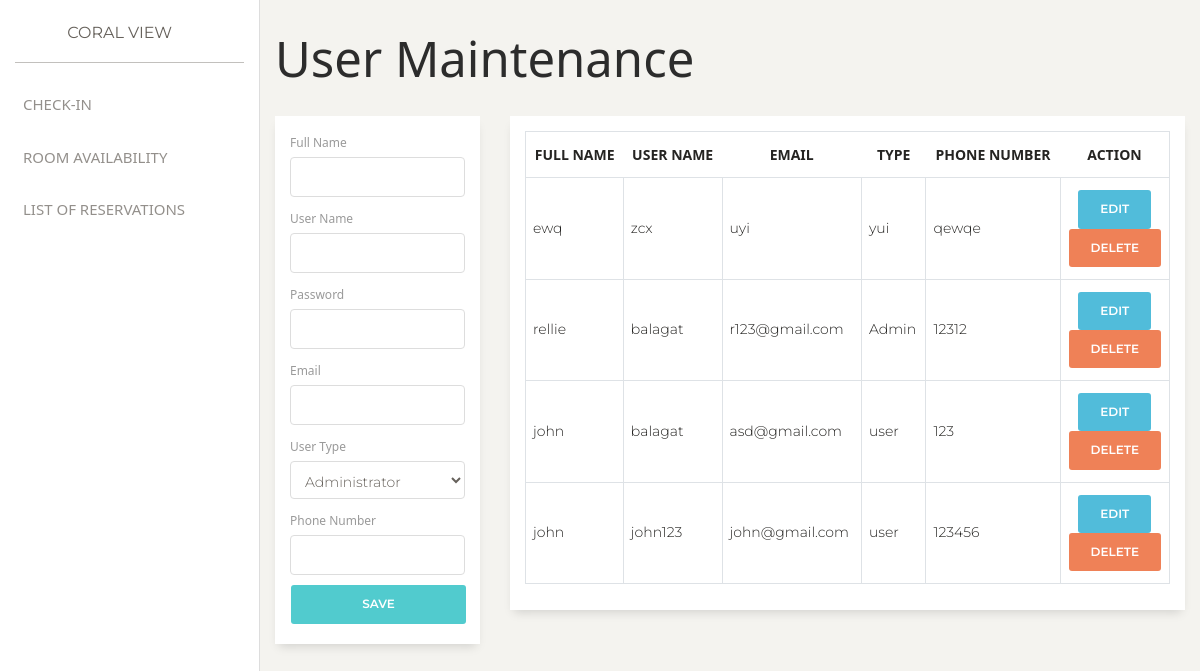
The app's page /admin/maintenance/user.php, older data.
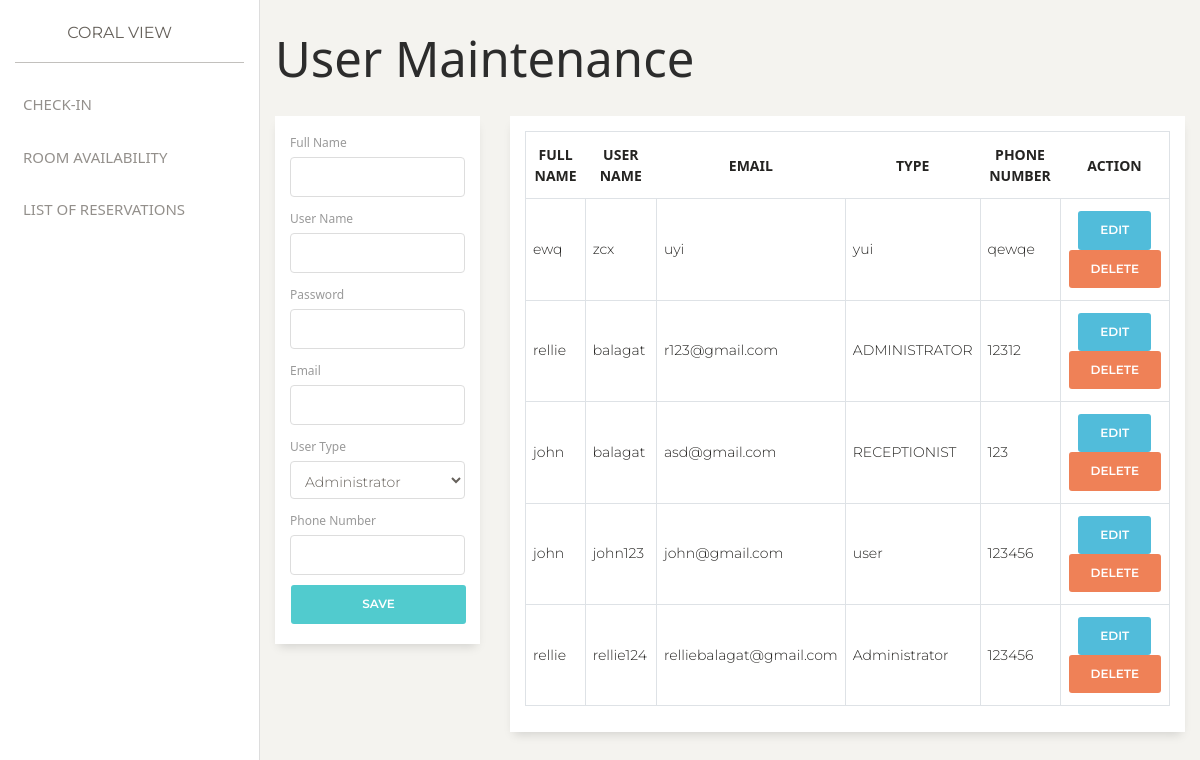
The same page, newer data.
### tables this page shows
CREATE TABLE `users` (
  `id` int(11) NOT NULL,
  `FullName` varchar(255) NOT NULL,
  `UserName` varchar(255) NOT NULL,
  `Password` varchar(255) NOT NULL,
  `Email` varchar(255) NOT NULL,
  `UserType` varchar(255) DEFAULT NULL,
  `Type` varchar(255) NOT NULL,
  `PhoneNumber` varchar(255) NOT NULL
);

### admin/maintenance/user.php (the view, shortened to what the changed rows need)
<?php
include('../../common/header.php');
$db = connect_to_db();
?>
    <div class="main-panel">
        <div class="container-fluid">
            <h1>User Maintenance</h1>
            <div class="row">
                <div class="col-9">
                    <div class="card">
                        <div class="card-body">
                            <table class="table table-bordered">
                                <thead>
                                    <tr>
                                        <th class="text-center" scope="col">Full Name</th>
                                        <th class="text-center" scope="col">User Name</th>
                                        <th class="text-center" scope="col">Email</th>
                                        <th class="text-center" scope="col">Type</th>
                                        <th class="text-center" scope="col">Phone Number</th>
                                        <th class="text-center" scope="col">Action</th>
                                    </tr>
                                </thead>
                                <tbody>
                                <?php
                                $query = "SELECT * FROM users";
                                $result = mysqli_query($db, $query);
                                if(mysqli_num_rows($result) > 0) {
                                    while($user = mysqli_fetch_assoc($result)) {
                                        echo '
                                            <tr>
                                                <td>' . $user['FullName'] . '</td>
                                                <td>' . $user['UserName'] . '</td>
                                                <td>' . $user['Email'] . '</td>
                                                <td>' . $user['Type'] . '</td>
                                                <td>' . $user['PhoneNumber'] . '</td>
                                                <td class="text-center" style="width: 17%;">
                                                    <form action="../../functions/admin/user.php" method="POST">
                                                        <a href="/coralview/admin/maintenance/user.php?edit=' . $user['id'] . '"class="btn btn-info" value="' . $user['id'] . '" >Edit</a>
                                                        <button class="btn btn-danger" value="' . $user['id'] . '" name="delete_user">Delete</button>
                                                    </form>
                                                </td>
                                            </tr>
                                        ';
                                    }
                                }
                                ?>
                                </tbody>
                            </table>
                        </div>
                    </div>
                </div>
            </div>
        </div>
    </div>
<?php
include('../../common/footer.php');
?>

Row changes from the older to the newer data that the page shows:
changed users "r123@gmail.com": Type "Admin" → "ADMINISTRATOR"
changed users "asd@gmail.com": Type "user" → "RECEPTIONIST"
added users: FullName "rellie", UserName "rellie124", Email "relliebalagat@gmail.com", Type "Administrator", PhoneNumber "123456", $user['id'] 9 (drawn)
